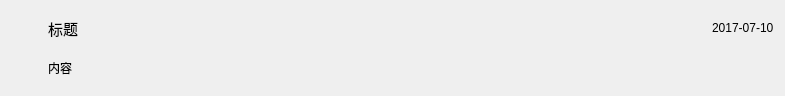
<?xml version="1.0" encoding="UTF-8"?>
<ui version="4.0">
 <class>NoticesListMenuItem</class>
 <widget class="QWidget" name="NoticesListMenuItem">
  <property name="geometry">
   <rect>
    <x>0</x>
    <y>0</y>
    <width>785</width>
    <height>96</height>
   </rect>
  </property>
  <property name="minimumSize">
   <size>
    <width>0</width>
    <height>0</height>
   </size>
  </property>
  <property name="maximumSize">
   <size>
    <width>999999</width>
    <height>99999</height>
   </size>
  </property>
  <property name="windowTitle">
   <string>NoticesListMenuItem</string>
  </property>
  <layout class="QHBoxLayout" name="horizontalLayout_2">
   <item>
    <widget class="QLabel" name="Ico">
     <property name="minimumSize">
      <size>
       <width>31</width>
       <height>41</height>
      </size>
     </property>
     <property name="maximumSize">
      <size>
       <width>31</width>
       <height>41</height>
      </size>
     </property>
     <property name="text">
      <string/>
     </property>
     <property name="pixmap">
      <pixmap resource="../../../UrielQtFramework.qrc">:/Mainwindow/Resources/UrielQtFramework/generalNotices.png</pixmap>
     </property>
     <property name="scaledContents">
      <bool>true</bool>
     </property>
    </widget>
   </item>
   <item>
    <layout class="QVBoxLayout" name="verticalLayout">
     <item>
      <layout class="QHBoxLayout" name="horizontalLayout">
       <item>
        <widget class="QLabel" name="Title">
         <property name="font">
          <font>
           <family>楷体</family>
           <pointsize>11</pointsize>
          </font>
         </property>
         <property name="text">
          <string>标题</string>
         </property>
        </widget>
       </item>
       <item>
        <spacer name="horizontalSpacer">
         <property name="orientation">
          <enum>Qt::Horizontal</enum>
         </property>
         <property name="sizeHint" stdset="0">
          <size>
           <width>40</width>
           <height>20</height>
          </size>
         </property>
        </spacer>
       </item>
       <item>
        <widget class="QLabel" name="Time">
         <property name="text">
          <string>2017-07-10</string>
         </property>
        </widget>
       </item>
      </layout>
     </item>
     <item>
      <widget class="QLabel" name="Content">
       <property name="font">
        <font>
         <family>楷体</family>
         <pointsize>9</pointsize>
        </font>
       </property>
       <property name="text">
        <string>内容</string>
       </property>
      </widget>
     </item>
    </layout>
   </item>
  </layout>
 </widget>
 <layoutdefault spacing="6" margin="11"/>
 <resources>
  <include location="../../../UrielQtFramework.qrc"/>
 </resources>
 <connections/>
</ui>
